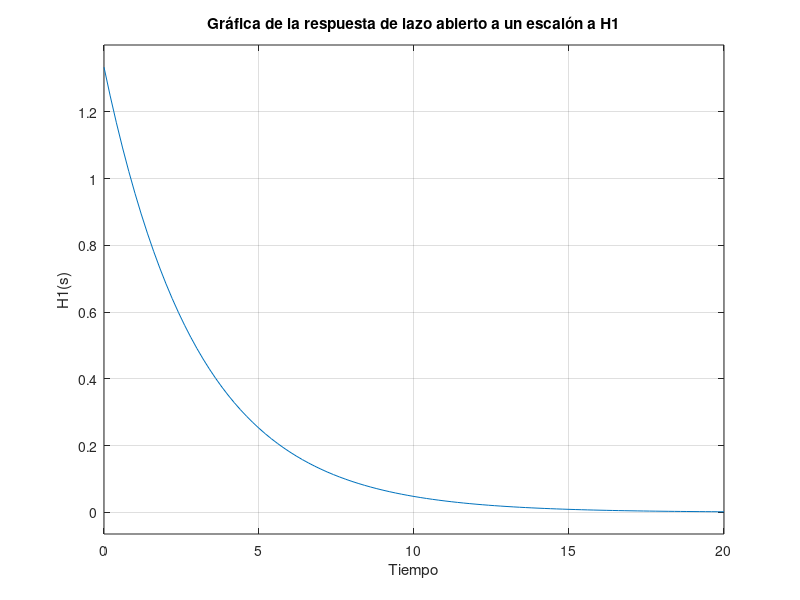
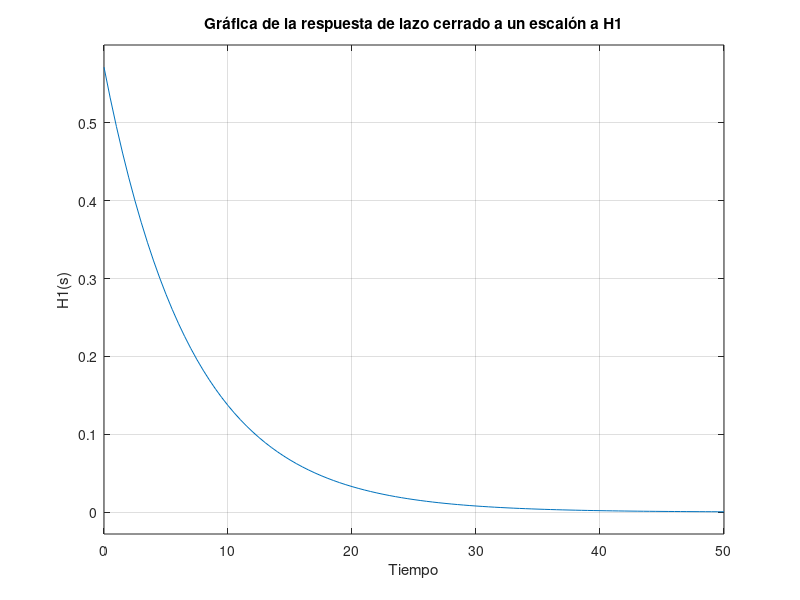
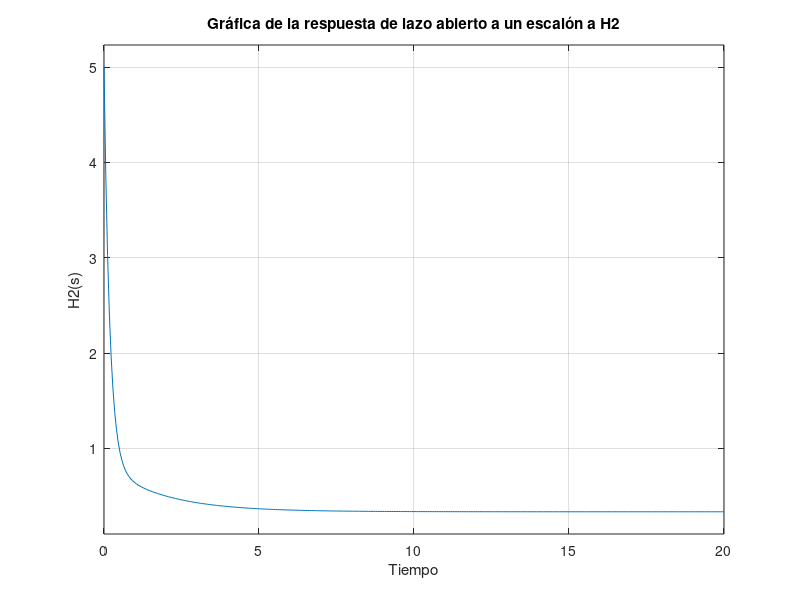
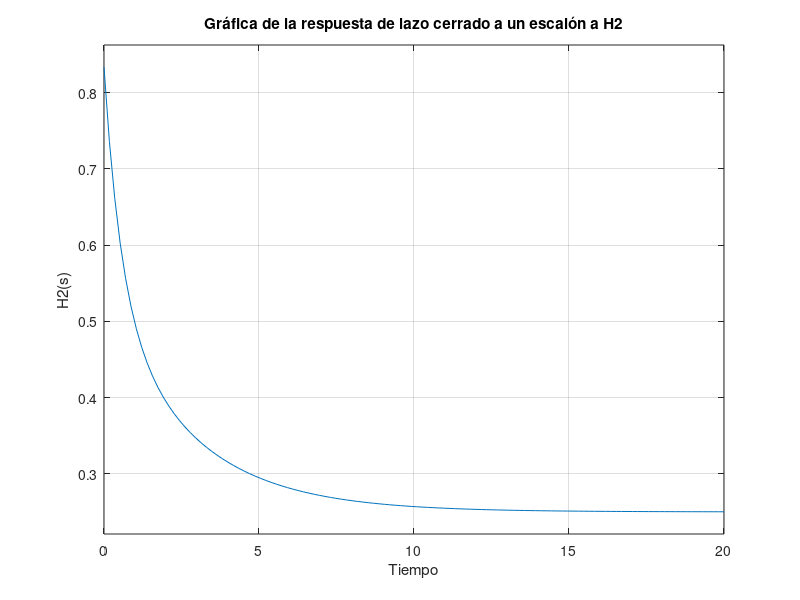

Here is the MATLAB script that generated these plots, in order:
%estas 2 instrucciones son para limpiar el workspace y la consola
%respectivamente.
clear
clc
%parte 1
%1
s = tf('s');%se crea el modelo para las funciones de transferencia
%se crea la primera función de transferencia obtenida
H1 = (4*s)/(3*s + 1);
%Lazo abierto
H1_Abierto = H1;
%Lazo cerrado
H1_Cerrado = feedback(H1,1);%retroalimentación de H1
%se crea la figura del gráfico de la respuesta de lazo abierto a un escalón a H1
figure(1)
step(H1_Abierto)%se gráfica la respuesta función de transferencia a un escalón
%se le añaden título, grilla y nombres a los ejes al gráfico
title("Gráfica de la respuesta de lazo abierto a un escalón a H1")
grid("on")
xlabel("Tiempo")
ylabel("H1(s)")
%se crea la figura del gráfico de la respuesta de lazo cerrado a un escalón a H1
figure(2)
step(H1_Cerrado)%se gráfica la respuesta función de transferencia a un escalón
%se le añaden título, grilla y nombres a los ejes al gráfico
title("Gráfica de la respuesta de lazo cerrado a un escalón a H1")
grid("on")
xlabel("Tiempo")
ylabel("H1(s)")

%se calculan los polos y ceros de ambas respuestas
cero_H1_Abierto = zero(H1_Abierto);
polo_H1_Abierto = pole(H1_Abierto);

cero_H1_Cerrado = zero(H1_Cerrado);
polo_H1_Cerrado = pole(H1_Cerrado);

%2
%se crea la segunda función de transferencia obtenida
H2 = (5*s^2 + 7*s + 1)/(s^2 + 6*s + 3);
%Lazo abierto
H2_Abierto = H2;
%Lazo cerrado
H2_Cerrado = feedback(H2,1);%retroalimentación de H2
%se crea la figura del gráfico de la respuesta de lazo abierto a un escalón a H2
figure(3)
step(H2_Abierto)%se gráfica la respuesta función de transferencia a un escalón
%se le añaden título, grilla y nombres a los ejes al gráfico
title("Gráfica de la respuesta de lazo abierto a un escalón a H2")
grid("on")
xlabel("Tiempo")
ylabel("H2(s)")
%se crea la figura del gráfico de la respuesta de lazo cerrado a un escalón a H2
figure(4)
step(H2_Cerrado)%se gráfica la respuesta función de transferencia a un escalón
%se le añaden título, grilla y nombres a los ejes al gráfico
title("Gráfica de la respuesta de lazo cerrado a un escalón a H2")
grid("on")
xlabel("Tiempo")
ylabel("H2(s)")

%se calculan los polos y ceros de ambas respuestas
cero_H2_Abierto = zero(H2_Abierto);
polo_H2_Abierto = pole(H2_Abierto);

cero_H2_Cerrado = zero(H2_Cerrado);
polo_H2_Cerrado = pole(H2_Cerrado);